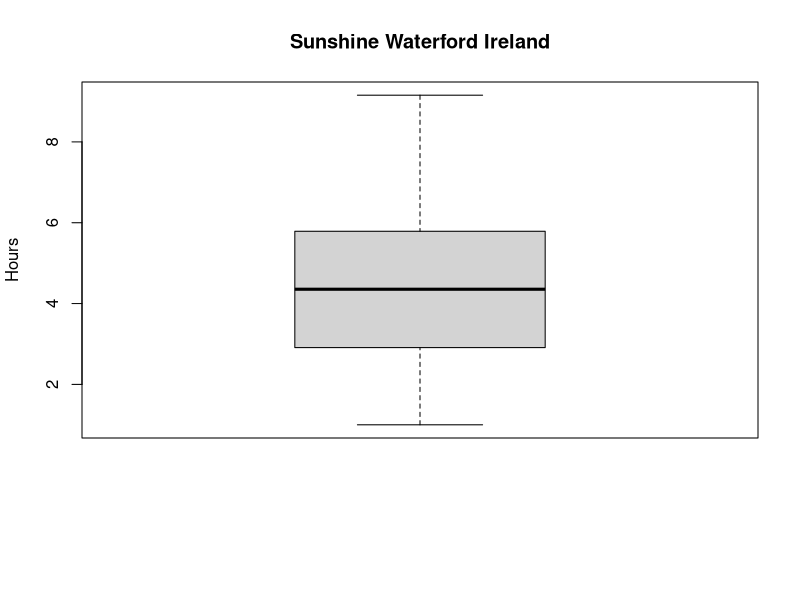
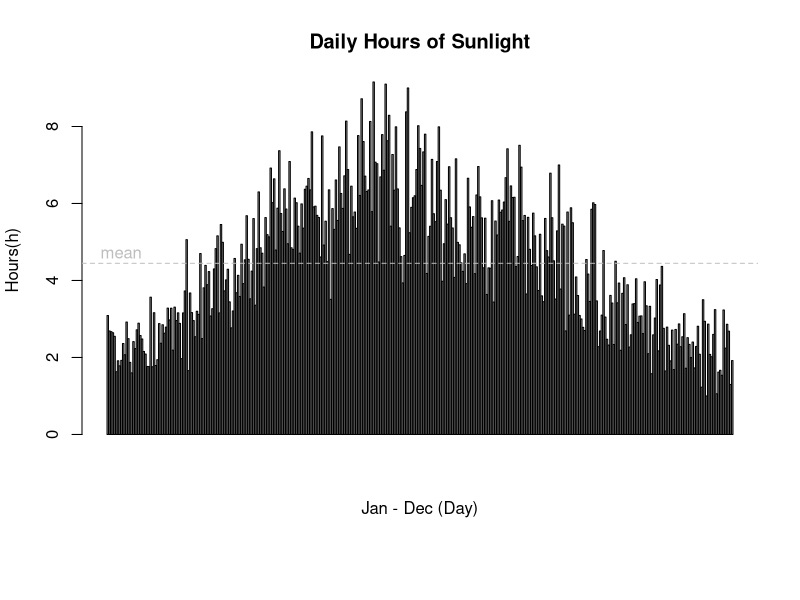
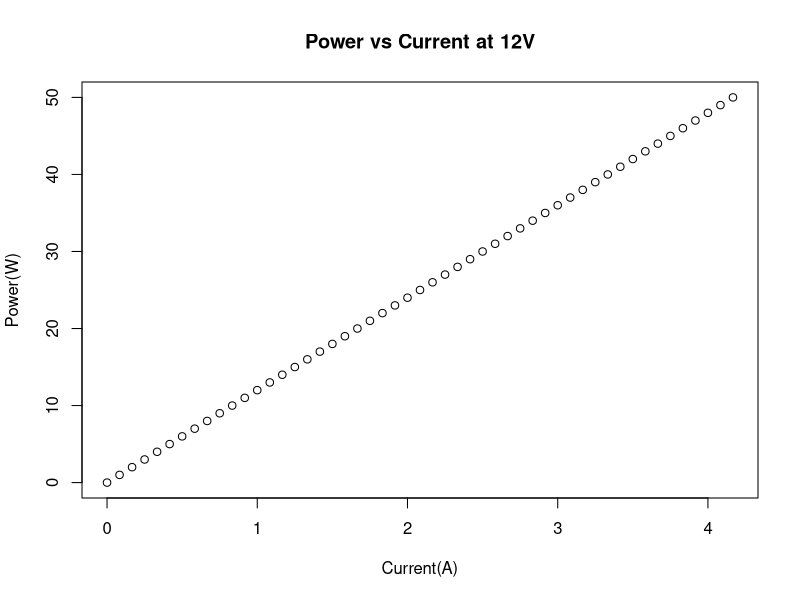
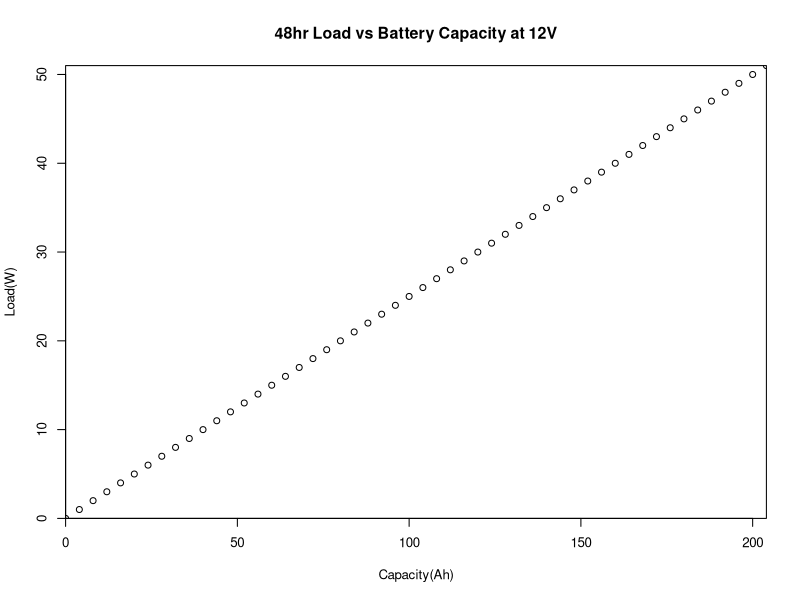
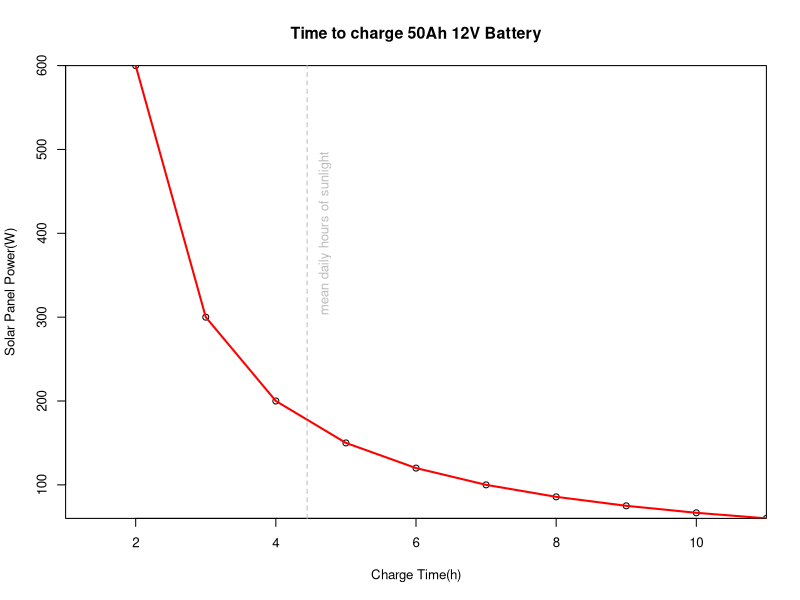

Here is the R script that generated these plots, in order:
####################################################################################################
# @author David Kirwan https://github.com/davidkirwan
# @description R script to handle calculation of solar power plots.
#
# @usage Rscript solar_calculator.r
#
# @date 2015-06-24
####################################################################################################


#FILE FORMAT (MISSING VALUE CODE IS -9999):

#01-06 STAID: Station identifier
#08-13 SOUID: Source identifier
#15-22 DATE : Date YYYYMMDD
#24-28 SS   : sunshine in 0.1 Hours
#30-34 Q_SS : Quality code for SS (0='valid'; 1='suspect'; 9='missing')

#This is the series (SOUID: 107654) of IRELAND, WATERFORD (TYCOR) (STAID: 1760)
#See file sources.txt for more info.

#STAID, SOUID,    DATE,   SS, Q_SS

# Read the data in
solar_data <- read.table("data.csv", header=TRUE, sep=",")

ss_data <- list()

for(i in 1:365){
  ss_data[[i]] <- data.frame(total=0, count=0)
}

index <- 274 # Data starts off on the 1st October 1961
for(i in solar_data$SS){
  if(i > 0){
    ss_data[[index]]$total <- ss_data[[index]]$total + i
    ss_data[[index]]$count <- ss_data[[index]]$count + 1
  }
  if(index %% 365 == 0){
    index <- 1
  }
  else{
    index <- index + 1
  }
}

ss_data_plot = c()
for(i in 1:length(ss_data)){
  avg = ss_data[[i]]$total / ss_data[[i]]$count
  hours <- (avg * 6) / 60
  ss_data_plot <- c(ss_data_plot, hours)
}

# Print a summary of the ss_data
print(ss_data_plot)
print(summary(ss_data_plot))

# Generate boxplot image
png(filename="62.png")
par(mar=c(8.1,4.1,4.1,2.1))
boxplot(ss_data_plot,
        main='Sunshine Waterford Ireland',
        ylab='Hours')
dev.off()


# Barplot of the hours of sunlight each day
png(filename="66.png")
par(mar=c(8.1,4.1,4.1,2.1))
barplot(ss_data_plot, main="Daily Hours of Sunlight",
       xlab="Jan - Dec (Day)", ylab="Hours(h)") 
abline(h = 4.446, lty = 2, col = 'grey')
text(10, 4.7, "mean", col = "grey") 
dev.off()


# Generate data frame to plot Watts vs Current for a 12V system
watts_vector = c(0:50)
volts_vector = rep.int(12, 51)
amps_vector = c()

for(i in 0:51){
  amps_vector = c(amps_vector, watts_vector[i] / 12)
}

watt_data <- data.frame(
  watts  = watts_vector,
  volts  = volts_vector,
  amps = amps_vector
)

print(summary(watt_data))
png(filename="63.png")
par(mar=c(5.1,4.1,4.1,2.1))
plot(y=watt_data$watts, x=watt_data$amps,
     main='Power vs Current at 12V',
     xlab='Current(A)',
     ylab='Power(W)')
dev.off()

# battery calculator
battery_calculator <- function(watts, voltage, time){
  # Returns capacity of the battery in Ah to power system load watts at 
  # voltage for time hours
  amps <- watts / voltage
  result <- amps * time
  return(result)
}

# solar panel size calculator
solar_panel_calculator <- function(voltage, amps, time){
  # Returns the size of the solar panel in W to charge
  # battery of voltage(V) and amps(Ah) capacity in time(h)
  amps_per_1_hour = amps / time
  watts = voltage * amps_per_1_hour
  result = watts
  return(result)
}

##########################

# Generate data frame to plot battery capacity vs solar pannel size for a 12V system
watts_vector = c()
amps_vector = c()

for(i in 0:51){
  amps_vector = c(amps_vector, battery_calculator(i, 12.0, 48.0))
}

for(i in 0:51){
  watts_vector = c(watts_vector, solar_panel_calculator(12, 50, i))
}

solar_battery_data <- data.frame(
  watts  = watts_vector,
  amps = amps_vector
)
  
png(filename="64.png")
par(cex=.8, mar=c(5.1,4.1,4.1,2.1))
plot(solar_battery_data$amps,c(0:51), 
     yaxs="i", 
     xaxs="i",
     main='48hr Load vs Battery Capacity at 12V',
     xlab='Capacity(Ah)',
     ylab='Load(W)')

dev.off()

png(filename="65.png")
par(cex=.8, mar=c(5.1,4.1,4.1,2.1))
x <- 1:11
y <- solar_battery_data$watts[1:11]
plot(x, y,
     yaxs="i", 
     xaxs="i",
     main='Time to charge 50Ah 12V Battery',
     xlab='Charge Time(h)',
     ylab='Solar Panel Power(W)')

lines(y~x, col='red', lwd=2)
abline(v = 4.446, lty = 2, col = 'grey')
text(4.7, 400, "mean daily hours of sunlight", col = "grey", srt=90) 

dev.off()
